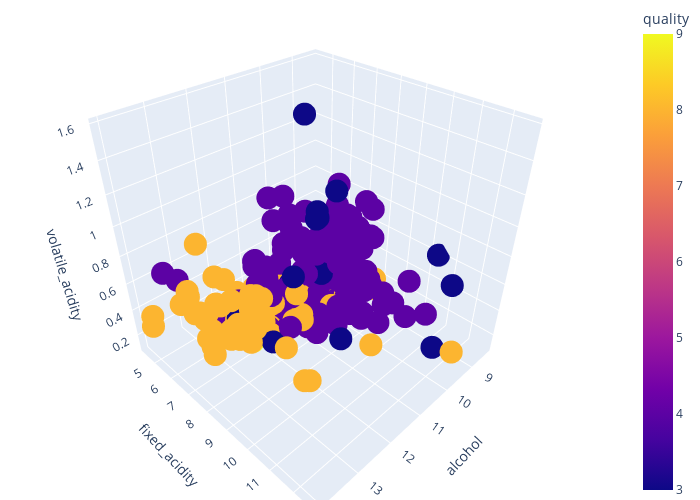

Here is the notebook cell this chart was saved with:
### Code cell
import plotly.express as px
xf = df[(df.quality > 7)| (df.quality < 5)]
fig = px.scatter_3d(xf, 
                    x='alcohol', 
                    y='fixed_acidity', 
                    z='volatile_acidity',
                    color='quality'
                    )
fig.update_layout(width=700, height=500)
fig.update_layout(margin={"r":0,"t":0,"l":10,"b":0})
fig.show()

### Figure 1 — Plotly figure (JSON) as saved in the notebook; plotly's stock layout.template omitted (floating-point values rounded to 4 significant figures; data arrays with more than 128 entries replaced by an {"elided": "..."} marker saying what was removed)
{"data": [{"hovertemplate": "alcohol=%{x}<br>fixed_acidity=%{y}<br>volatile_acidity=%{z}<br>quality=%{marker.color}<extra></extra>", "legendgroup": "", "marker": {"color": {"elided": "287 int values"}, "coloraxis": "coloraxis", "symbol": "circle"}, "mode": "markers", "name": "", "scene": "scene", "showlegend": false, "type": "scatter3d", "x": {"elided": "287 float values"}, "y": {"elided": "287 float values"}, "z": {"elided": "287 float values"}}], "layout": {"coloraxis": {"colorbar": {"title": {"text": "quality"}}, "colorscale": [[0, "#0d0887"], [0.1111, "#46039f"], [0.2222, "#7201a8"], [0.3333, "#9c179e"], [0.4444, "#bd3786"], [0.5556, "#d8576b"], [0.6667, "#ed7953"], [0.7778, "#fb9f3a"], [0.8889, "#fdca26"], [1, "#f0f921"]]}, "height": 500, "legend": {"tracegroupgap": 0}, "margin": {"b": 0, "l": 10, "r": 0, "t": 0}, "scene": {"domain": {"x": [0, 1], "y": [0, 1]}, "xaxis": {"title": {"text": "alcohol"}}, "yaxis": {"title": {"text": "fixed_acidity"}}, "zaxis": {"title": {"text": "volatile_acidity"}}}, "width": 700}}
